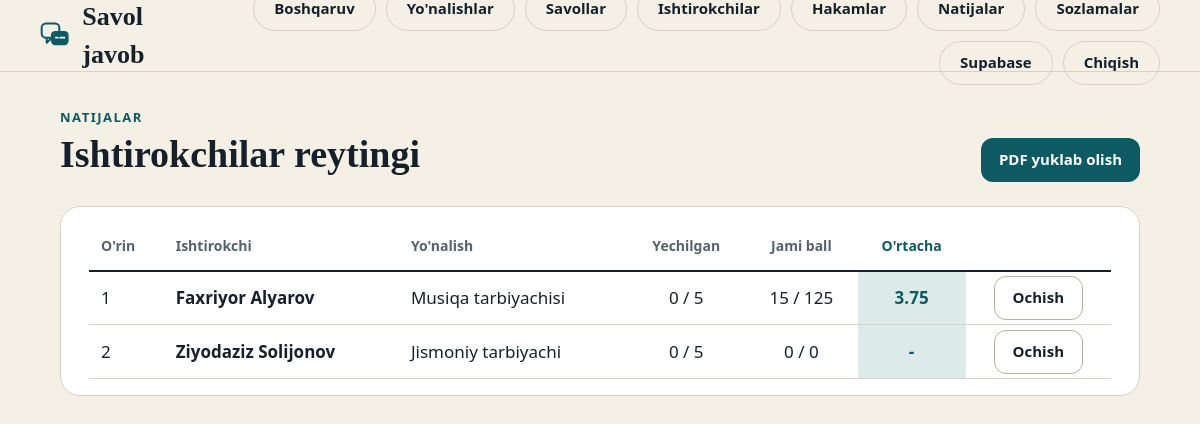
/natijalar (signed in), run on the app's committed database.
### tables this page shows
CREATE TABLE participants(
  id INTEGER PRIMARY KEY, code TEXT UNIQUE, created_at TEXT,
  direction_id INTEGER, yonalish TEXT, judges TEXT, n_questions INTEGER,
  ism TEXT, familya TEXT, tugilgan TEXT, manzil TEXT,
  registered INTEGER NOT NULL DEFAULT 0, max_score INTEGER DEFAULT 5, synced INTEGER DEFAULT 0,
  status TEXT NOT NULL DEFAULT 'waiting');

### app.py (the view)
@app.route("/natijalar")
def results_list():
    a = need("judge", "admin")
    return render_template("results_list.html", items=all_results(), a=a)

### app.py (called while the page is built, shortened)
@app.context_processor
def _inject_use_pg():
    return {"use_pg": USE_PG}

def db():
    if "db" not in g:
        if USE_PG:
            g.db = PG_POOL.getconn()
        else:
            g.db = sqlite3.connect(DB_PATH, timeout=10)
            g.db.row_factory = sqlite3.Row
    return g.db

def q(sql, args=(), one=False):
    conn = db()
    if USE_PG:
        cur = conn.cursor(cursor_factory=psycopg2.extras.RealDictCursor)
        cur.execute(_adapt(sql), args)
        rows = cur.fetchall()
        cur.close()
    else:
        rows = conn.execute(sql, args).fetchall()
    return (rows[0] if rows else None) if one else rows

def get_part(pid):
    return q("SELECT * FROM participants WHERE id=?", (pid,), one=True)

def snap(p):
    try:
        return json.loads(p["judges"] or "[]")
    except ValueError:
        return []

def actor():
    if session.get("admin"):
        return {"role": "admin"}

def need(*roles):
    a = actor()
    if not a or a["role"] not in roles:
        if request.path.startswith("/api/"):
            abort(401)
        abort(redirect(url_for("index")))
    return a

def all_results():
    out = []
    for p in q("SELECT * FROM participants WHERE registered=1 AND status NOT IN ('issued','waiting') ORDER BY id"):
        r = results(p["id"])
        out.append({"p": p, "r": r, "overall": r["overall"]})
    out.sort(key=lambda x: (x["overall"] is None, -(x["overall"] or 0)))
    return out

### templates/results_list.html (shortened to what this page needs)
{% extends "base.html" %}
{% block nav %}{% if a.role == 'admin' %}{% include "_admin_nav.html" %}{% else %}<a class="pill" href="{{ url_for('judge') }}">Hakam paneli</a><a class="pill" href="{{ url_for('logout') }}">Chiqish</a>{% endif %}{% endblock %}
{% block body %}
<div class="stack" style="gap:24px">
  <div class="row" style="justify-content:space-between;align-items:flex-end;flex-wrap:wrap">
    <div><div class="eyebrow">Natijalar</div><h1 style="font-size:38px">Ishtirokchilar reytingi</h1></div>
    <div class="row noprint"><a class="btn sm" href="{{ url_for('results_list_pdf') }}">PDF yuklab olish</a></div>
  </div>
  <div class="card" style="padding:16px 28px;overflow-x:auto">
    <table>
      <tr><th class="l">O'rin</th><th class="l">Ishtirokchi</th><th class="l">Yo'nalish</th><th>Yechilgan</th><th>Jami ball</th><th style="color:var(--acc)">O'rtacha</th><th></th></tr>
      {% for x in items %}{% set p = x.p %}{% set r = x.r %}
      <tr><td class="l">{{ loop.index }}</td><td class="l"><b>{{ p.ism }} {{ p.familya }}</b></td><td class="l">{{ p.yonalish }}</td>
        <td>{{ r.answered }} / {{ r.n_q }}</td><td>{{ r.total }} / {{ r.max }}</td>
        <td class="avg">{{ '%.2f'|format(x.overall) if x.overall is not none else '-' }}</td>
        <td><a class="btn ghost sm" href="{{ url_for('result_page', pid=p.id) }}">Ochish</a></td></tr>
      {% else %}<tr><td colspan="7" class="l muted">Hali natija yo'q.</td></tr>{% endfor %}
    </table>
  </div>
</div>
{% endblock %}

### static/style.css (style rules this page uses)
:root { --ink:#16202A;--mut:#56616C;--acc:#0E5A62;--tint:#DCEBEA;--line:#D9D2C3;--bg:#F4F0E6;--amb:#A65305;--bd:#B9B09C }
* { box-sizing:border-box }
body { margin:0;background:var(--bg);color:var(--ink);font-family:system-ui,-apple-system,"Segoe UI",sans-serif;font-size:16px;line-height:1.45 }
h1,h2,h3,.disp { font-family:Georgia,"Times New Roman",serif;font-weight:600;margin:0 }
a { color:var(--acc) }
.card { background:#fff;border:1px solid var(--line);border-radius:20px;padding:32px }
.row { display:flex;gap:16px;align-items:center }
.stack { display:flex;flex-direction:column;gap:18px }
.btn { display:inline-flex;align-items:center;justify-content:center;gap:10px;height:54px;padding:0 30px;border-radius:12px;background:var(--acc);color:#fff;border:none;font-size:17px;font-weight:600;cursor:pointer;text-decoration:none;font-family:inherit }
.btn.ghost { background:transparent;color:var(--ink);border:1px solid var(--bd) }
.btn.sm { height:44px;padding:0 18px;font-size:15px }
.eyebrow { font-size:13px;font-weight:600;letter-spacing:1.5px;text-transform:uppercase;color:var(--acc) }
table { width:100%;border-collapse:collapse }
th { font-size:14px;color:var(--mut);text-align:center;height:48px;padding:0 12px;border-bottom:2px solid var(--ink) }
td { height:54px;padding:0 12px;text-align:center;border-bottom:1px solid var(--line);font-size:17px }
th:first-child,td:first-child,td.l,th.l { text-align:left }
td.avg { font-weight:600;color:var(--acc);background:var(--tint) }

### data on the page
participants: ism "Faxriyor", familya "Alyarov", yonalish "Musiqa tarbiyachisi"
participants: ism "Ziyodaziz", familya "Solijonov", yonalish "Jismoniy tarbiyachi"

### other printed values
{{ r.answered }} "0" "0"
{{ r.n_q }} "5" "5"
{{ r.total }} "15" "0"
{{ r.max }} "125" "0"
{{ '%.2f'|format(x.overall) if x.overall is not none else '-' }} "3.75" "-"
